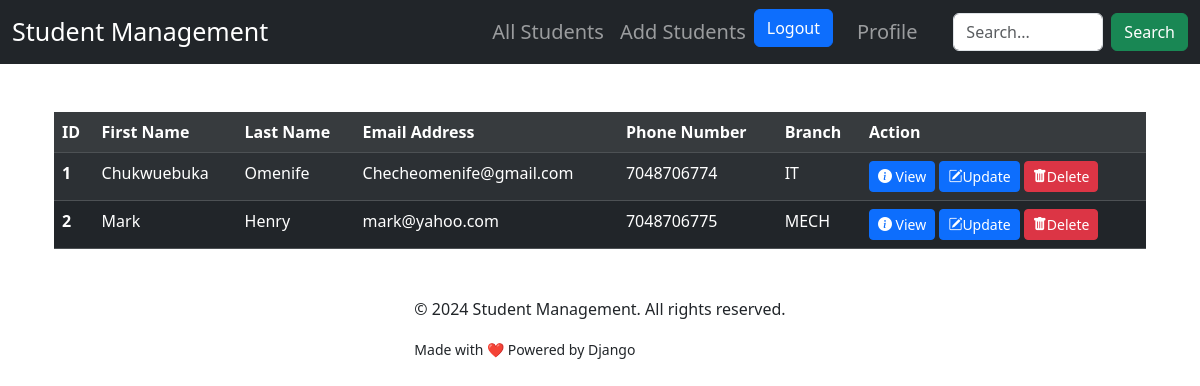
Page / (signed in) on the earlier database version.
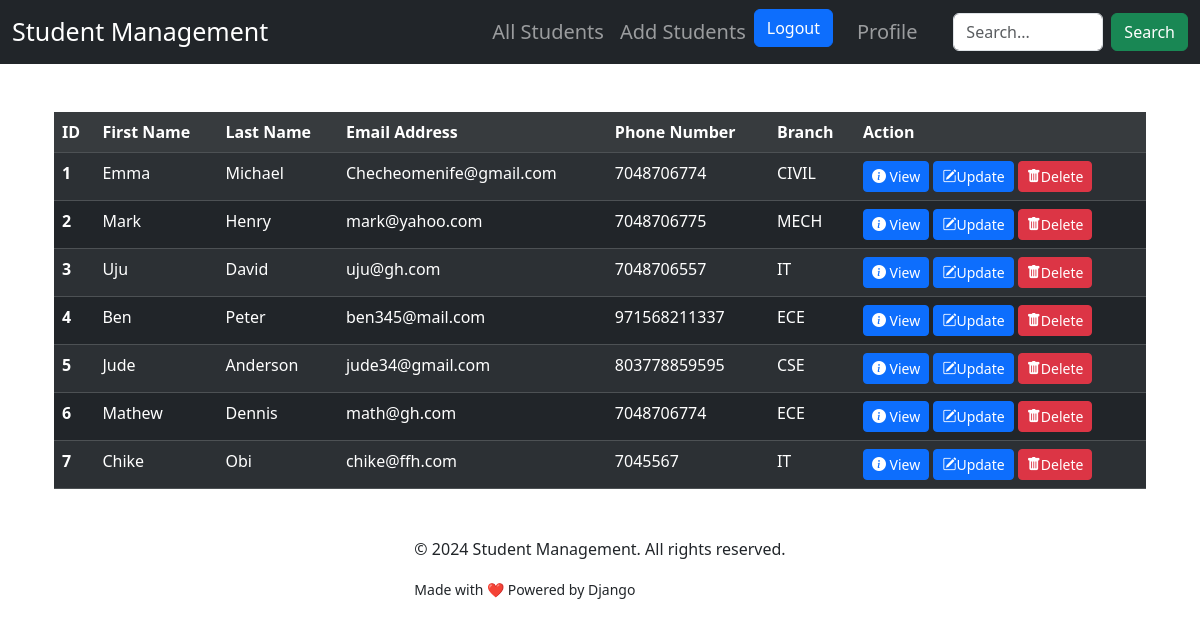
Same page on the later database version.
### student_manage/models.py (models this page shows, shortened)
class Student(models.Model):
    first_name = models.CharField(max_length=30)
    last_name = models.CharField(max_length=30)
    email = models.EmailField(blank=True)
    phone = models.PositiveIntegerField(blank=True)
    branch = models.CharField(max_length=30, choices=CHOICES)

### student_manage/views.py (the view)
# urls.py: path("", views.list_student, name="home"),
@login_required
def list_student(request):
    student = Student.objects.all()
    return render(request, "list_student.html", {"student": student})

### student_manage/templates/list_student.html (shortened to what this page needs)
{% extends 'base.html' %}
{% block content %}
<div class="container mt-5">
  <table class="table table-hover table-striped table-dark table-responsive">
  <thead>
    <tr class="table-active">
      <th scope="col">ID</th>
      <th scope="col">First Name</th>
      <th scope="col">Last Name</th>
      <th scope="col">Email Address</th>
      <th scope="col">Phone Number</th>
      <th scope="col">Branch</th>
      <th scope="col">Action</th>
    </tr>
  </thead>
  <tbody>
    {% for student in student %}
    <tr>
      <th scope="row">{{ student.id }}</th>
      <td>{{ student.first_name }}</td>
      <td>{{ student.last_name }}</td>
      <td>{{ student.email }}</td>
      <td>{{ student.phone }}</td>
      <td>{{ student.branch }}</td>
      <td>
        <button type="button" class="btn btn-primary btn-sm" data-toggle="modal" data-target="#ViewModal{{ student.id }}">
          <i class="bi bi-info-circle-fill"></i> View
        </button>
     <a href="{% url 'update' student.pk %}" class="btn btn-primary btn-sm"><i class="bi bi-pencil-square"></i>Update</a>
       <a href="{% url 'delete' student.pk %}" class="btn btn-danger btn-sm"><i class="bi bi-trash-fill"></i>Delete</a>
      </td>
    </tr>
    {% endfor %}
  </tbody>
</table>
</div>
{% endblock %}

Differences in the rows shown:
changed Student "Checheomenife@gmail.com": first_name "Chukwuebuka" → "Emma"; last_name "Omenife" → "Michael"; branch "IT" → "CIVIL"
added Student: id "3", first_name "Uju", last_name "David", email "uju@gh.com", phone "7048706557", branch "IT"
added Student: id "4", first_name "Ben", last_name "Peter", email "ben345@mail.com", phone "971568211337", branch "ECE"
added Student: id "5", first_name "Jude", last_name "Anderson", email "jude34@gmail.com", phone "803778859595", branch "CSE"
added Student: id "6", first_name "Mathew", last_name "Dennis", email "math@gh.com", phone "7048706774", branch "ECE"
added Student: id "7", first_name "Chike", last_name "Obi", email "chike@ffh.com", phone "7045567", branch "IT"
